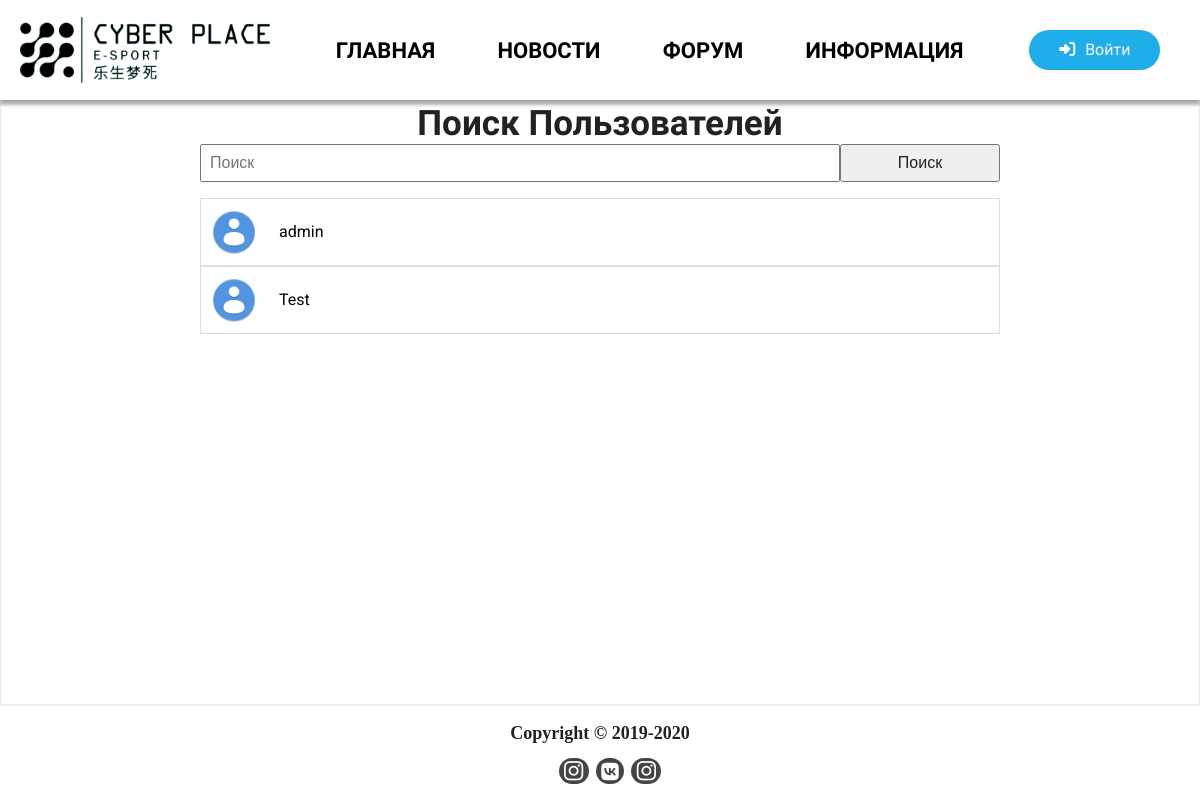
Screenshot of /profile/search/Users/ with the database file from the repository.
### userProfile/models.py (models this page shows, shortened)
class User(AbstractUser):
    username = models.CharField('имя пользователя', max_length=150,unique=True, help_text=_('Required. 150 characters or fewer. Letters, digits and @/./+/-/_ only.'),
        validators=[validators.user_slug],
        error_messages={'unique': _("Пользователь с таким именем уже существует."),},
    )
    email = models.EmailField(_('Адрес электронной почты'), blank=False)
    get_news = models.BooleanField('Получать новости', default= False)
    image = models.ImageField('фото',upload_to='UserAvatars', default = 'UserAvatars/default.png')
    image_small = ImageSpecField([Adjust(contrast=1, sharpness=1),ResizeToFill(260, 256)], source='image',format='JPEG', options={'quality': 90})
    slug = models.SlugField('слыка на профиль', default = '')
    patronymic = models.CharField('Отчество', max_length=30, blank=True)
    dateBirth = models.DateField('дата рождения',blank=True, null=True)
    phone_validator = RegexValidator('^((8|\+7)[\- ]?)?(\(?\d{3}\)?[\- ]?)?[\d\- ]{7,10}$', message="Введите правильный номер.")
    phone = models.CharField('телефон',validators=[phone_validator],max_length = 30, blank=True, default='')
    skype = models.CharField('скайп', max_length = 30, blank=True, default="")
    addres = models.TextField('адресс', max_length = 200, blank=True, default="")
    friends = models.ManyToManyField("User", blank=True, verbose_name="Друзья", help_text = 'Удерживайте "Control", или "Command" на Mac, чтобы выбрать больше одного пользователя /// ')
    GENDER_CHOICES = (
        ('М', 'Мужской'),
        ('Ж', 'Женский'),
    )
    gender = models.CharField("Пол", max_length=1, choices=GENDER_CHOICES, null=True, blank=True)
    class Meta:
        verbose_name = 'Пользователя'
        verbose_name_plural = 'Пользователи'

### userProfile/views.py (the view)
# urls.py: path('search/Users/', views.SearchProfileView.as_view(), name="profileSearch"),
class SearchProfileView(ListView):
    model = User
    template_name = "profile/profileSearch.html"
    context_object_name='users'
    paginate_by = 20
    def get_queryset(self):
        query = self.request.GET.get('username')
        if query:
            return User.objects.filter(username__icontains = query)
        return User.objects.all()

### templates/profile/profileSearch.html (shortened to what this page needs)
{% extends 'index.html' %}
{% block content %}
{% load profile_tags %}
<div class="container">
    <div class="profile-search">
        <p>Поиск Пользователей</p>
        <form action="{% url 'profile:profileSearch' %}" method="get">
            <input class="search" name="username" type="text" placeholder="Поиск">
            <input class="submit" type="submit" value="Поиск">
        </form>
        <ul>
        {% for user in users %}
            <li class="serch-result">
                <img src="{{user.image_small.url}}" alt="">
                <a href="{% url 'profile:profile' user.slug %}">{{ user.username }}</a>
            </li>
        {% endfor %}
        </ul>
        </div>
</div>
{% endblock %}

### rows the page displays
User: image_small (placeholder picture), username "admin"
User: image_small (placeholder picture), username "Test"
